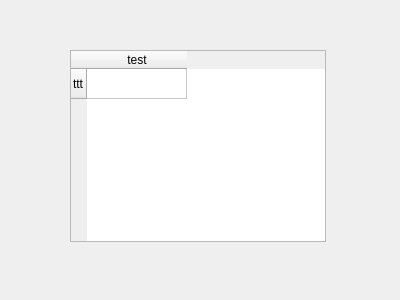
<?xml version="1.0" encoding="UTF-8"?>
<ui version="4.0">
 <class>Form</class>
 <widget class="QWidget" name="Form">
  <property name="geometry">
   <rect>
    <x>0</x>
    <y>0</y>
    <width>400</width>
    <height>300</height>
   </rect>
  </property>
  <property name="windowTitle">
   <string>Form</string>
  </property>
  <widget class="QTableWidget" name="tableWidget">
   <property name="geometry">
    <rect>
     <x>70</x>
     <y>50</y>
     <width>256</width>
     <height>192</height>
    </rect>
   </property>
   <row>
    <property name="text">
     <string>ttt</string>
    </property>
   </row>
   <column>
    <property name="text">
     <string>test</string>
    </property>
   </column>
   <item row="0" column="0">
    <property name="text">
     <string/>
    </property>
    <property name="flags">
     <set>ItemIsSelectable|ItemIsEnabled</set>
    </property>
   </item>
  </widget>
 </widget>
 <resources/>
 <connections/>
</ui>
